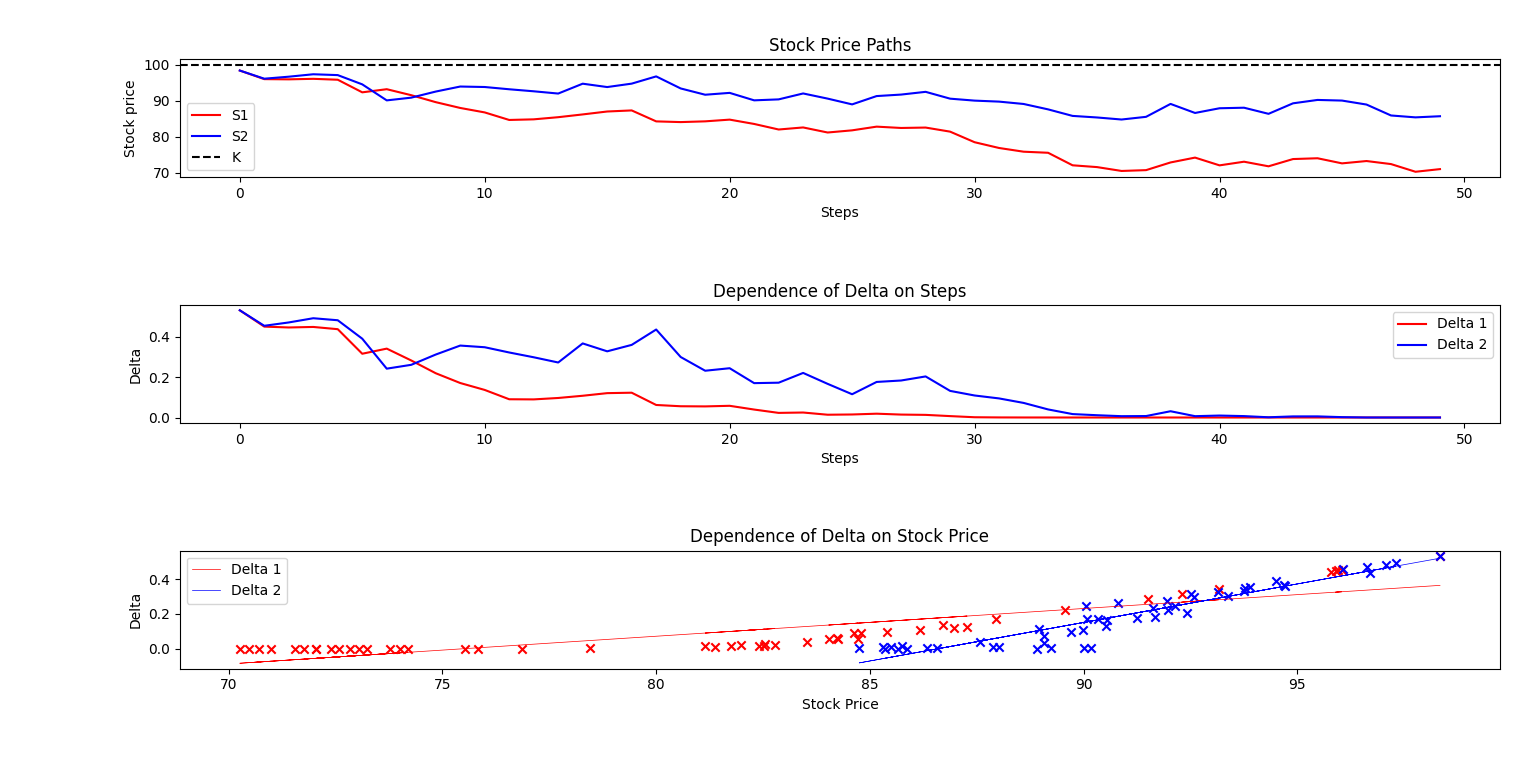

Write Python code to recreate this figure.
import numpy as np
from scipy.stats import norm
from matplotlib import pyplot as plt

# parameter settings
save_figure = True
n = 50                          # periods (steps)
K = 100                         # exercise price
S0 = 98                         # initial stock price
sig = 0.2                       # volatility
r = 0.05                        # interest rate
t0 = 6/52                       # current time (1 week = 1/52)
T = 26/52                       # maturity
dt = (T - t0)/n                 # period between steps n
t = np.linspace(t0, T, n)       # T-t0 divided in n intervals
tau = T - t                     # time to maturity

# Standard Wiener Process for path of the stock price S
Wt1 = np.concatenate((np.array([0]), np.sqrt(dt)*np.cumsum(np.random.normal(size=n-1))))
S1 = S0 * np.exp((r - 0.5 * sig**2) * t + sig * Wt1)

# 1st path
with np.errstate(divide='ignore'):
    y1 = (np.log(S1/K) + (r - sig**2/2) * tau)/(sig * np.sqrt(tau))
delta1 = norm.cdf(y1 + sig * np.sqrt(tau))

# 2nd path
Wt2 = np.concatenate((np.zeros(1), np.sqrt(dt)*np.cumsum(np.random.normal(size=n-1))))
S2 = S0 * np.exp((r - 0.5 * sig**2) * t + sig * Wt2)
with np.errstate(divide='ignore'):
    y1 = (np.log(S2/K) + (r - sig**2/2) * tau)/(sig * np.sqrt(tau))
delta2 = norm.cdf(y1 + sig * np.sqrt(tau))

# 3 Plots
fig = plt.figure()

# Plot S(t) vs. tau
ax = fig.add_subplot(3,1,1)
ax.plot(S1, c='r')
ax.plot(S2, c='b')
ax.axhline(K, c='black', linestyle='dashed')
ax.set_title('Stock Price Paths')
ax.set_xlabel('Steps')
ax.set_ylabel('Stock price')
ax.legend(('S1', 'S2', 'K'))

# Plot Delta vs. tau
ax = fig.add_subplot(3,1,2)
ax.plot(delta1, c='r')
ax.plot(delta2, c='b')
ax.set_title('Dependence of Delta on Steps')
ax.set_xlabel('Steps')
ax.set_ylabel('Delta')
ax.legend(('Delta 1', 'Delta 2'))

# Plot Delta vs. S(t)
ax = fig.add_subplot(3,1,3)
ax.scatter(S1, delta1, c='r', marker='x')
ax.scatter(S2, delta2, c='b', marker='x')

# Linear regression
b, m = np.polynomial.polynomial.polyfit(S1, delta1, 1)
ax.plot(S1, b + m * S1, '-', c='r', linewidth=0.5)
b, m = np.polynomial.polynomial.polyfit(S2, delta2, 1)
ax.plot(S2, b + m * S2, '-', c='b', linewidth=0.5)

ax.set_title('Dependence of Delta on Stock Price')
ax.set_xlabel('Stock Price')
ax.set_ylabel('Delta')
ax.legend(('Delta 1', 'Delta 2'))

fig.tight_layout()
plt.show()

if save_figure:
    fig.savefig('SFEDeltaHedgingLogic.png', transparent=True)
